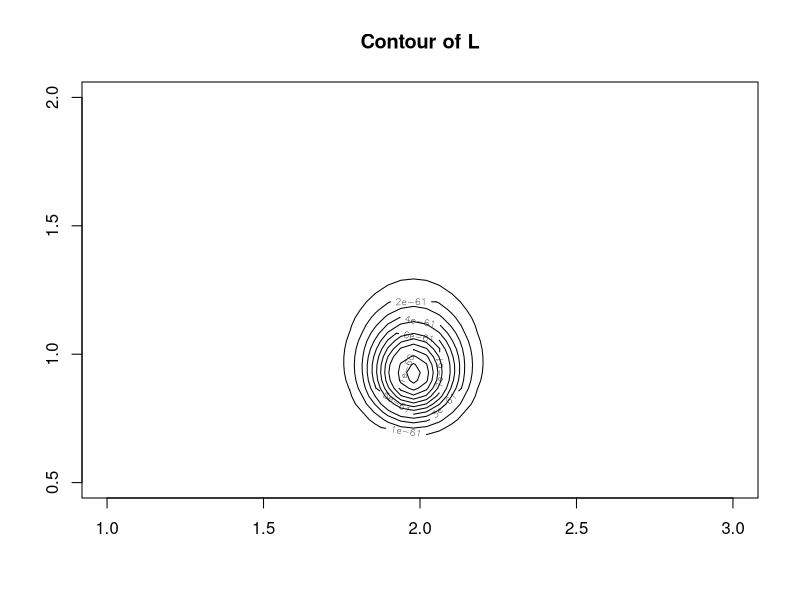
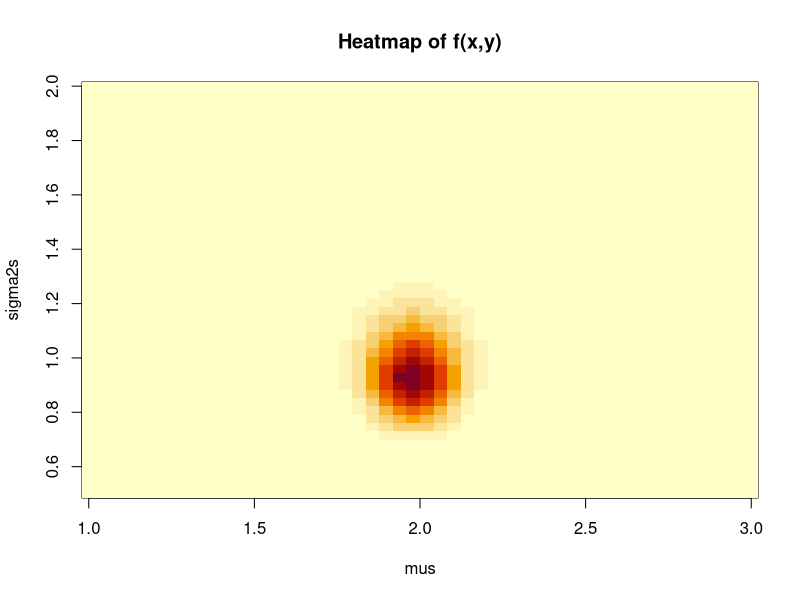
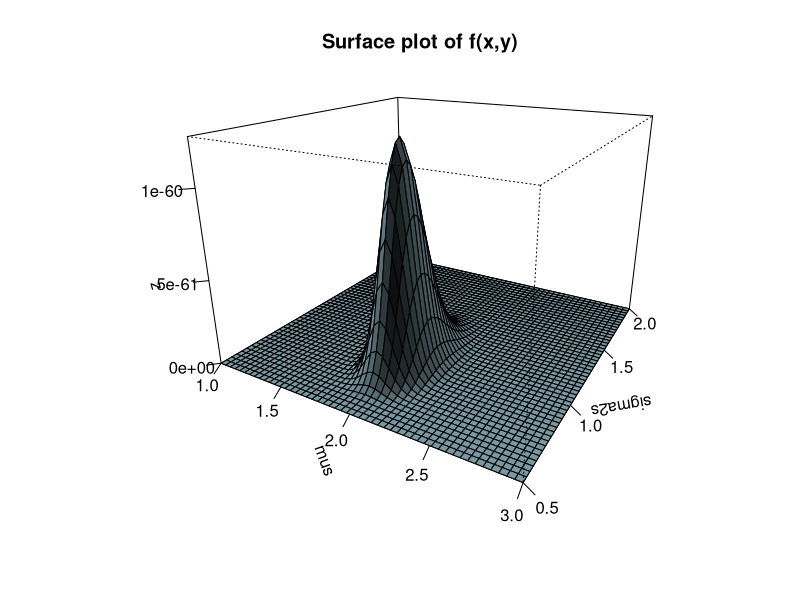
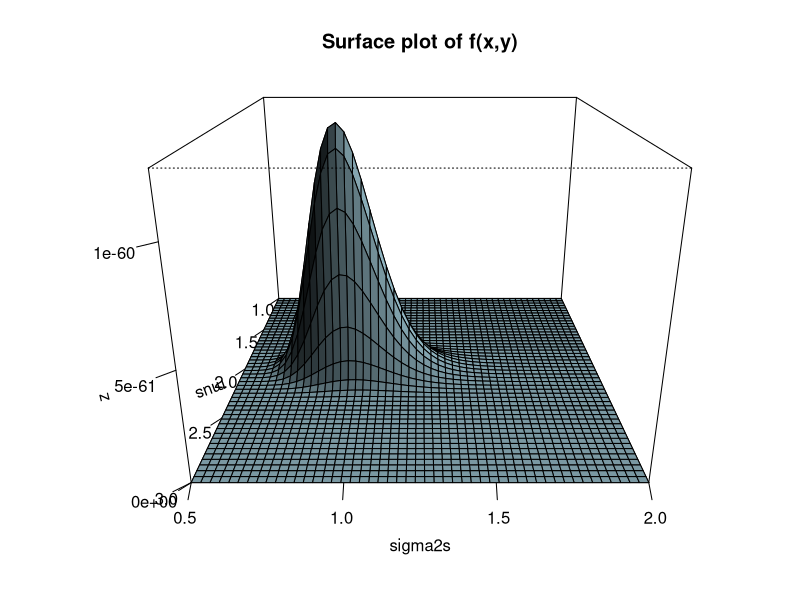
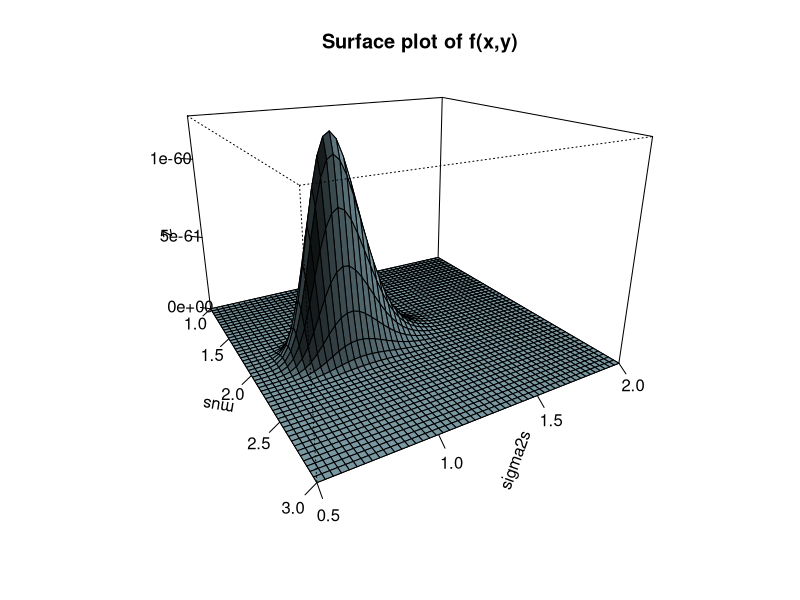

Write R code to recreate these figures, in order.
x <- c(
  2.5,4.1,1.8,1.8,2.2,1.6,2.5,0.1,3.0,4.4,3.5,2.3,1.1,1.4,2.8,0.4,2.7,
  4.0,1.1,1.6,2.1,2.7,2.5,2.2,2.5,1.1,0.6,1.3,0.6,1.7
)

L <- function(mu, sigma2) {
  x <- rnorm(100, 2, 1)
  n <- length(mu)
  sapply(1:n, function(i) prod(dnorm(x, mean=mu[i], sd=sqrt(sigma2[i]))))
}


# Grid over x and y
mus <- seq(1, 3, length = 50)
sigma2s <- seq(0.5, 2, length = 50)

# Compute function values
z <- outer(mus, sigma2s, L)

# Contour plot
contour(mus, sigma2s, z, main = "Contour of L")


# Heatmap style image
image(mus, sigma2s, z, main = "Heatmap of f(x,y)")


persp(mus, sigma2s, z,
      theta = 30, phi = 20,  # rotation angles
      expand = 0.7,
      col = "lightblue",
      shade = 0.5,
      ticktype = "detailed",
      main = "Surface plot of f(x,y)")


persp(mus, sigma2s, z,
      theta = 90, phi = 20,  # rotation angles
      expand = 0.7,
      col = "lightblue",
      shade = 0.5,
      ticktype = "detailed",
      main = "Surface plot of f(x,y)")


persp(mus, sigma2s, z,
      theta = 60, phi = 20,  # rotation angles
      expand = 0.7,
      col = "lightblue",
      shade = 0.5,
      ticktype = "detailed",
      main = "Surface plot of f(x,y)")
